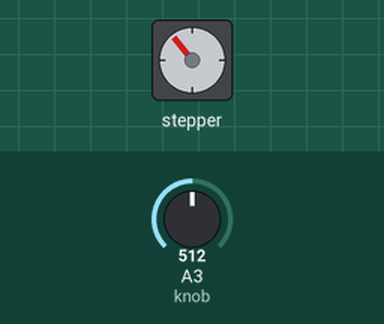
This sketch was run on a simulated Arduino Uno, built with avr-gcc and run on an emulated ATmega328P. Parts: stepper motor. Inputs (shaded band) come from the test bench; at power-on: A3 (knob) = 512. Stepper angles assume 2048 steps per turn.

Above: at 1.2 s.
1.3 s: A3 (knob) set to 716
At 1.65 s:
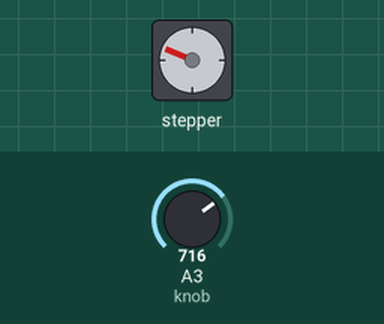
4.3 s: A3 (knob) set to 122
At 4.47 s:
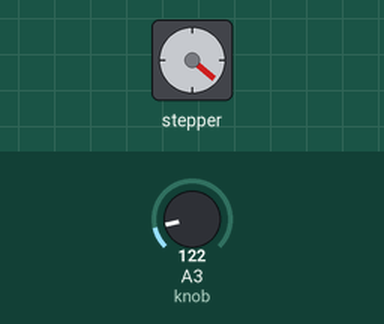
7.3 s: A3 (knob) set to 306
At 7.46 s:
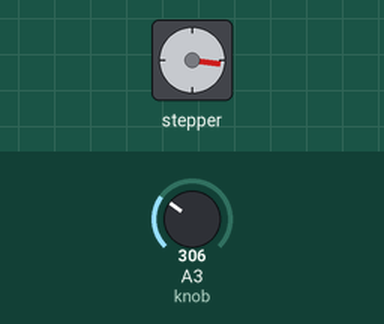
Timing chart, 0 to 19.3 s (numbered marks = the images above; inputs shaded):
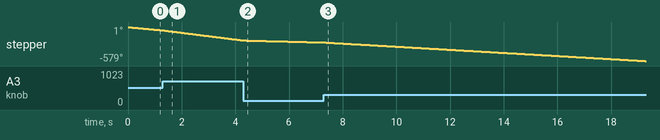

The sketch:

step.ino
```cpp
// Kết nối Arduino với thStepper:
//    Arduino pin       thStepper pin
//       10        ---    I3
//       11        ---    I2
//       12        ---    I1
//       13        ---    I0
//       VCC      ---     V+
//       GND      ---     GND

int knob = A3;
int I0_pin = 13;
int I1_pin = 12;
int I2_pin = 11;
int I3_pin = 10;

#include <Stepper.h>
Stepper myStepper(64, I0_pin, I2_pin, I1_pin, I3_pin);

int stepsPerRevolution = 2048;  // số bước để động cơ quay đủ 1 vòng


// Hàm setup() chạy một lần:
void setup()
{
  Serial.begin(9600);
  pinMode(knob, INPUT);
}


// Hàm loop() chạy lặp lại vô hạn:
void loop()
{
  int val = analogRead(knob) + 5;
  int mySpeed = (float)val * 500.0 / 1030.0;
//  Serial.print(val);
//  Serial.print("\t");
//  Serial.print(mySpeed, 3);
//  Serial.print("\t");
//  Serial.println((int)mySpeed);
  myStepper.setSpeed(mySpeed);              // đặt tốc độ = 300
  myStepper.step(-1);       // quay thuận 1 vòng
//  delay(1);

}
```
